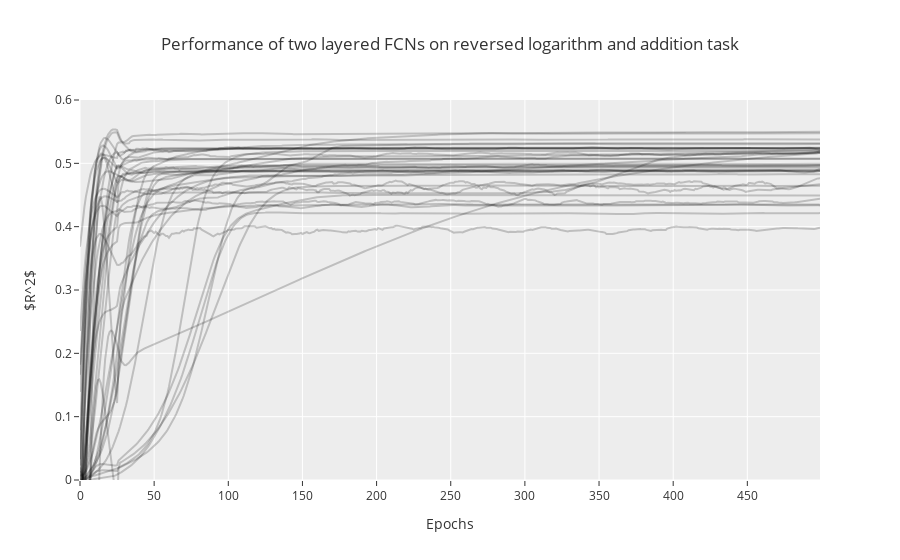

The notebook cell saved with this chart:
### Code cell
f3_all = get_json_logs(DIRS[3])
f3_all += get_json_logs(DIRS[4])

fig = go.Figure()

for f in f3_all:
    model_name = f['config_name'].split('-')[-1]

    line_color = "rgba(0,0,0,0.2)"
    if model_name == '500_500_nodes_0_0001': line_color = "rgba(255,4,4,1)"
    fig.add_trace(
      go.Scatter(y=signal.savgol_filter(f['r2'], 51, 4),
                mode='lines',
                name=model_name,
                hovertemplate =
                  'R^2: %{y:.2f}<br>' +
                  'Epoch: %{x}<br>' +
                  'Highest mutiplicant: 100',
                line=dict(
                  color=line_color,   
                ),
                showlegend=False)
    )

fig.update_layout(
    title="Performance of two layered FCNs on reversed logarithm and addition task",
    xaxis_title="Epochs",
    yaxis_title="$R^2$",
    # legend_title="Model",
    yaxis_range=[0.0, 0.6],
    template="ggplot2"
)

fig.show()
fig.write_html("r2_plot_single_layer.html")

### Figure 1 — Plotly figure (JSON) as saved in the notebook; plotly's stock layout.template omitted (floating-point values rounded to 4 significant figures; data arrays with more than 128 entries replaced by an {"elided": "..."} marker saying what was removed)
{"data": [{"hovertemplate": "R^2: %{y:.2f}<br>Epoch: %{x}<br>Highest mutiplicant: 100", "line": {"color": "rgba(0, 0, 0, 0.2)"}, "mode": "lines", "name": "10_10_nodes_0_0001", "showlegend": false, "type": "scatter", "y": {"elided": "500 float values"}}, {"hovertemplate": "R^2: %{y:.2f}<br>Epoch: %{x}<br>Highest mutiplicant: 100", "line": {"color": "rgba(0, 0, 0, 0.2)"}, "mode": "lines", "name": "10_50_nodes_0_0001", "showlegend": false, "type": "scatter", "y": {"elided": "500 float values"}}, {"hovertemplate": "R^2: %{y:.2f}<br>Epoch: %{x}<br>Highest mutiplicant: 100", "line": {"color": "rgba(0, 0, 0, 0.2)"}, "mode": "lines", "name": "10_100_nodes_0_0001", "showlegend": false, "type": "scatter", "y": {"elided": "500 float values"}}, {"hovertemplate": "R^2: %{y:.2f}<br>Epoch: %{x}<br>Highest mutiplicant: 100", "line": {"color": "rgba(0, 0, 0, 0.2)"}, "mode": "lines", "name": "10_500_nodes_0_0001", "showlegend": false, "type": "scatter", "y": {"elided": "500 float values"}}, {"hovertemplate": "R^2: %{y:.2f}<br>Epoch: %{x}<br>Highest mutiplicant: 100", "line": {"color": "rgba(0, 0, 0, 0.2)"}, "mode": "lines", "name": "10_1000_nodes_0_0001", "showlegend": false, "type": "scatter", "y": {"elided": "500 float values"}}, {"hovertemplate": "R^2: %{y:.2f}<br>Epoch: %{x}<br>Highest mutiplicant: 100", "line": {"color": "rgba(0, 0, 0, 0.2)"}, "mode": "lines", "name": "50_10_nodes_0_0001", "showlegend": false, "type": "scatter", "y": {"elided": "500 float values"}}, {"hovertemplate": "R^2: %{y:.2f}<br>Epoch: %{x}<br>Highest mutiplicant: 100", "line": {"color": "rgba(0, 0, 0, 0.2)"}, "mode": "lines", "name": "50_50_nodes_0_0001", "showlegend": false, "type": "scatter", "y": {"elided": "500 float values"}}, {"hovertemplate": "R^2: %{y:.2f}<br>Epoch: %{x}<br>Highest mutiplicant: 100", "line": {"color": "rgba(0, 0, 0, 0.2)"}, "mode": "lines", "name": "50_100_nodes_0_0001", "showlegend": false, "type": "scatter", "y": {"elided": "500 float values"}}, {"hovertemplate": "R^2: %{y:.2f}<br>Epoch: %{x}<br>Highest mutiplicant: 100", "line": {"color": "rgba(0, 0, 0, 0.2)"}, "mode": "lines", "name": "50_500_nodes_0_0001", "showlegend": false, "type": "scatter", "y": {"elided": "500 float values"}}, {"hovertemplate": "R^2: %{y:.2f}<br>Epoch: %{x}<br>Highest mutiplicant: 100", "line": {"color": "rgba(0, 0, 0, 0.2)"}, "mode": "lines", "name": "50_1000_nodes_0_0001", "showlegend": false, "type": "scatter", "y": {"elided": "500 float values"}}, {"hovertemplate": "R^2: %{y:.2f}<br>Epoch: %{x}<br>Highest mutiplicant: 100", "line": {"color": "rgba(0, 0, 0, 0.2)"}, "mode": "lines", "name": "100_10_nodes_0_0001", "showlegend": false, "type": "scatter", "y": {"elided": "500 float values"}}, {"hovertemplate": "R^2: %{y:.2f}<br>Epoch: %{x}<br>Highest mutiplicant: 100", "line": {"color": "rgba(0, 0, 0, 0.2)"}, "mode": "lines", "name": "100_50_nodes_0_0001", "showlegend": false, "type": "scatter", "y": {"elided": "500 float values"}}, {"hovertemplate": "R^2: %{y:.2f}<br>Epoch: %{x}<br>Highest mutiplicant: 100", "line": {"color": "rgba(0, 0, 0, 0.2)"}, "mode": "lines", "name": "100_100_nodes_0_0001", "showlegend": false, "type": "scatter", "y": {"elided": "500 float values"}}, {"hovertemplate": "R^2: %{y:.2f}<br>Epoch: %{x}<br>Highest mutiplicant: 100", "line": {"color": "rgba(0, 0, 0, 0.2)"}, "mode": "lines", "name": "100_500_nodes_0_0001", "showlegend": false, "type": "scatter", "y": {"elided": "500 float values"}}, {"hovertemplate": "R^2: %{y:.2f}<br>Epoch: %{x}<br>Highest mutiplicant: 100", "line": {"color": "rgba(0, 0, 0, 0.2)"}, "mode": "lines", "name": "100_1000_nodes_0_0001", "showlegend": false, "type": "scatter", "y": {"elided": "500 float values"}}, {"hovertemplate": "R^2: %{y:.2f}<br>Epoch: %{x}<br>Highest mutiplicant: 100", "line": {"color": "rgba(0, 0, 0, 0.2)"}, "mode": "lines", "name": "500_10_nodes_0_0001", "showlegend": false, "type": "scatter", "y": {"elided": "500 float values"}}, {"hovertemplate": "R^2: %{y:.2f}<br>Epoch: %{x}<br>Highest mutiplicant: 100", "line": {"color": "rgba(0, 0, 0, 0.2)"}, "mode": "lines", "name": "500_50_nodes_0_0001", "showlegend": false, "type": "scatter", "y": {"elided": "500 float values"}}, {"hovertemplate": "R^2: %{y:.2f}<br>Epoch: %{x}<br>Highest mutiplicant: 100", "line": {"color": "rgba(0, 0, 0, 0.2)"}, "mode": "lines", "name": "500_100_nodes_0_0001", "showlegend": false, "type": "scatter", "y": {"elided": "500 float values"}}, {"hovertemplate": "R^2: %{y:.2f}<br>Epoch: %{x}<br>Highest mutiplicant: 100", "line": {"color": "rgba(0, 0, 0, 0.2)"}, "mode": "lines", "name": "500_500_nodes_0_0001", "showlegend": false, "type": "scatter", "y": {"elided": "500 float values"}}, {"hovertemplate": "R^2: %{y:.2f}<br>Epoch: %{x}<br>Highest mutiplicant: 100", "line": {"color": "rgba(0, 0, 0, 0.2)"}, "mode": "lines", "name": "500_1000_nodes_0_0001", "showlegend": false, "type": "scatter", "y": {"elided": "500 float values"}}, {"hovertemplate": "R^2: %{y:.2f}<br>Epoch: %{x}<br>Highest mutiplicant: 100", "line": {"color": "rgba(0, 0, 0, 0.2)"}, "mode": "lines", "name": "1000_10_nodes_0_0001", "showlegend": false, "type": "scatter", "y": {"elided": "500 float values"}}, {"hovertemplate": "R^2: %{y:.2f}<br>Epoch: %{x}<br>Highest mutiplicant: 100", "line": {"color": "rgba(0, 0, 0, 0.2)"}, "mode": "lines", "name": "1000_50_nodes_0_0001", "showlegend": false, "type": "scatter", "y": {"elided": "500 float values"}}, {"hovertemplate": "R^2: %{y:.2f}<br>Epoch: %{x}<br>Highest mutiplicant: 100", "line": {"color": "rgba(0, 0, 0, 0.2)"}, "mode": "lines", "name": "1000_100_nodes_0_0001", "showlegend": false, "type": "scatter", "y": {"elided": "500 float values"}}, {"hovertemplate": "R^2: %{y:.2f}<br>Epoch: %{x}<br>Highest mutiplicant: 100", "line": {"color": "rgba(0, 0, 0, 0.2)"}, "mode": "lines", "name": "1000_500_nodes_0_0001", "showlegend": false, "type": "scatter", "y": {"elided": "500 float values"}}, {"hovertemplate": "R^2: %{y:.2f}<br>Epoch: %{x}<br>Highest mutiplicant: 100", "line": {"color": "rgba(0, 0, 0, 0.2)"}, "mode": "lines", "name": "1000_1000_nodes_0_0001", "showlegend": false, "type": "scatter", "y": {"elided": "500 float values"}}, {"hovertemplate": "R^2: %{y:.2f}<br>Epoch: %{x}<br>Highest mutiplicant: 100", "line": {"color": "rgba(0, 0, 0, 0.2)"}, "mode": "lines", "name": "50_nodes_high2_1000", "showlegend": false, "type": "scatter", "y": {"elided": "500 float values"}}, {"hovertemplate": "R^2: %{y:.2f}<br>Epoch: %{x}<br>Highest mutiplicant: 100", "line": {"color": "rgba(0, 0, 0, 0.2)"}, "mode": "lines", "name": "100_nodes_high2_1000", "showlegend": false, "type": "scatter", "y": {"elided": "500 float values"}}, {"hovertemplate": "R^2: %{y:.2f}<br>Epoch: %{x}<br>Highest mutiplicant: 100", "line": {"color": "rgba(0, 0, 0, 0.2)"}, "mode": "lines", "name": "500_nodes_high2_1000", "showlegend": false, "type": "scatter", "y": {"elided": "500 float values"}}, {"hovertemplate": "R^2: %{y:.2f}<br>Epoch: %{x}<br>Highest mutiplicant: 100", "line": {"color": "rgba(0, 0, 0, 0.2)"}, "mode": "lines", "name": "1000_nodes_high2_1000", "showlegend": false, "type": "scatter", "y": {"elided": "500 float values"}}, {"hovertemplate": "R^2: %{y:.2f}<br>Epoch: %{x}<br>Highest mutiplicant: 100", "line": {"color": "rgba(0, 0, 0, 0.2)"}, "mode": "lines", "name": "10_nodes_high2_1000", "showlegend": false, "type": "scatter", "y": {"elided": "500 float values"}}, {"hovertemplate": "R^2: %{y:.2f}<br>Epoch: %{x}<br>Highest mutiplicant: 100", "line": {"color": "rgba(0, 0, 0, 0.2)"}, "mode": "lines", "name": "50_50_nodes_high2_1000", "showlegend": false, "type": "scatter", "y": {"elided": "500 float values"}}, {"hovertemplate": "R^2: %{y:.2f}<br>Epoch: %{x}<br>Highest mutiplicant: 100", "line": {"color": "rgba(0, 0, 0, 0.2)"}, "mode": "lines", "name": "50_100_nodes_high2_1000", "showlegend": false, "type": "scatter", "y": {"elided": "500 float values"}}, {"hovertemplate": "R^2: %{y:.2f}<br>Epoch: %{x}<br>Highest mutiplicant: 100", "line": {"color": "rgba(0, 0, 0, 0.2)"}, "mode": "lines", "name": "50_1000_nodes_high2_1000", "showlegend": false, "type": "scatter", "y": {"elided": "500 float values"}}, {"hovertemplate": "R^2: %{y:.2f}<br>Epoch: %{x}<br>Highest mutiplicant: 100", "line": {"color": "rgba(0, 0, 0, 0.2)"}, "mode": "lines", "name": "100_50_nodes_high2_1000", "showlegend": false, "type": "scatter", "y": {"elided": "500 float values"}}, {"hovertemplate": "R^2: %{y:.2f}<br>Epoch: %{x}<br>Highest mutiplicant: 100", "line": {"color": "rgba(0, 0, 0, 0.2)"}, "mode": "lines", "name": "100_100_nodes_high2_1000", "showlegend": false, "type": "scatter", "y": {"elided": "500 float values"}}, {"hovertemplate": "R^2: %{y:.2f}<br>Epoch: %{x}<br>Highest mutiplicant: 100", "line": {"color": "rgba(0, 0, 0, 0.2)"}, "mode": "lines", "name": "100_1000_nodes_high2_1000", "showlegend": false, "type": "scatter", "y": {"elided": "500 float values"}}, {"hovertemplate": "R^2: %{y:.2f}<br>Epoch: %{x}<br>Highest mutiplicant: 100", "line": {"color": "rgba(0, 0, 0, 0.2)"}, "mode": "lines", "name": "1000_50_nodes_high2_1000", "showlegend": false, "type": "scatter", "y": {"elided": "500 float values"}}, {"hovertemplate": "R^2: %{y:.2f}<br>Epoch: %{x}<br>Highest mutiplicant: 100", "line": {"color": "rgba(0, 0, 0, 0.2)"}, "mode": "lines", "name": "1000_100_nodes_high2_1000", "showlegend": false, "type": "scatter", "y": {"elided": "500 float values"}}, {"hovertemplate": "R^2: %{y:.2f}<br>Epoch: %{x}<br>Highest mutiplicant: 100", "line": {"color": "rgba(0, 0, 0, 0.2)"}, "mode": "lines", "name": "1000_1000_nodes_high2_1000", "showlegend": false, "type": "scatter", "y": {"elided": "500 float values"}}], "layout": {"autosize": true, "title": {"text": "Performance of two layered FCNs on reversed logarithm and addition task"}, "xaxis": {"autorange": true, "range": [0, 499], "title": {"text": "Epochs"}}, "yaxis": {"range": [0, 0.6], "title": {"text": "$R^2$"}, "type": "linear"}}}
